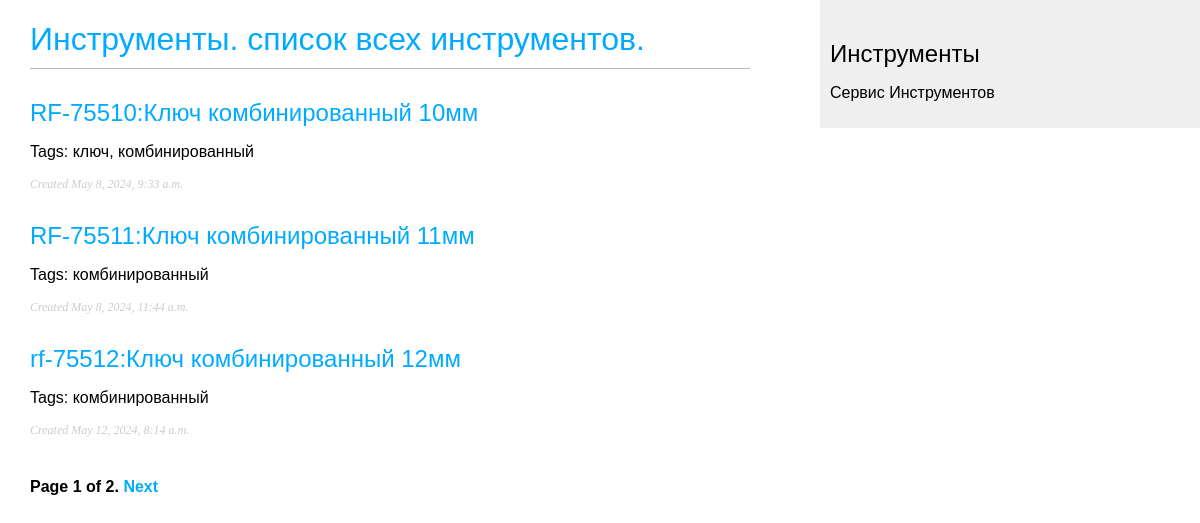
/store/, run on the app's committed database.
### store/models.py (models this page shows, shortened)
class Tool(models.Model):
    tags = TaggableManager()
    class Provider(models.TextChoices):
        TH_TOOLS = 'TH', 'th-tool.by'
        TT_TOOLS = 'TT', 'www.store.by'
        ARMTEK = 'AR', 'etp.armtek.by'
        HOREX = 'HR', 'gammatest.by'
        FORCE = 'FR', 'Force-Yato'
        STAB = 'ST', 'kubala.by'
    code = models.CharField(max_length=100)
    slug = models.SlugField(max_length=255, unique=True)
    brand = models.CharField(max_length=30, blank=True)
    name = models.CharField(max_length=255)
    description = models.TextField(blank=True, max_length=600)
    note = models.TextField(blank=True, max_length=600)
    created = models.DateTimeField(auto_now_add=True)
    updated = models.DateTimeField(auto_now=True)
    provider = models.CharField(max_length=2, choices=Provider.choices)
    class Meta:
        ordering = ['created']
    def get_absolute_url(self):
        return reverse('store:tool_detail',
                       args=[self.id])

### store/views.py (the view)
# urls.py: path('', views.ToolListView.as_view(), name='tool_list'),
class ToolListView(ListView):
    queryset = Tool.objects.all()
    context_object_name = 'tools'
    paginate_by = 3
    template_name = 'store/tool/list.html'

### store/templates/store/tool/list.html (shortened to what this page needs)
{% extends "store/base.html" %}
{% block content %}
    <h1>Инструменты. список всех инструментов.</h1>
        {% for tool in tools %}
            <h2>
            <a href="{{ tool.get_absolute_url }}">
                {{ tool.code }}:{{ tool.name }}
            </a>
            </h2>
            <p class="tags">Tags: {{ tool.tags.all|join:", " }}</p>
            <p class="date">
                Created {{ tool.created }}
            </p>
        {% endfor %}
        {% include "pagination.html" with page=page_obj %}
{% endblock %}

### store/templates/store/base.html (shortened to what this page needs)
{% load static %}
<!DOCTYPE html>
<html>
<head>
    <link href="{% static "css/store.css" %}" rel="stylesheet">
</head>
<body>
    <div id="content">
        {% block content %}
        {% endblock %}
    </div>
    <div id="sidebar">
        <h2>Инструменты</h2>
        <p>Сервис Инструментов</p>
    </div>
</body>
</html>

### store/templates/pagination.html (shortened to what this page needs)
<div class="pagination">
    <span class="step-links">
        <span class="current">
            Page {{ page.number }} of {{ page.paginator.num_pages }}.
        </span>
        {% if page.has_next %}
            <a href="?page={{ page.next_page_number }}">Next</a>
        {% endif %}
    </span>
</div>

### store/static/css/store.css (style rules this page uses)
body { margin:0; padding:0; font-family:helvetica, sans-serif; }
a { color:#00abff; text-decoration:none; }
h1 { font-weight:normal; border-bottom:1px solid #bbb; padding:0 0 10px 0; color:#00abff; }
h2 { font-weight:normal; margin:30px 0 0; }
#content { float:left; width:60%; padding:0 0 0 30px; }
#sidebar { float:right; width:30%; padding:10px; background:#efefef; height:100%; }
p.date { color:#ccc; font-family: georgia, serif; font-size: 12px; font-style: italic; }
.pagination { margin:40px 0; font-weight:bold; }

### data on the page
Tool: code "RF-75510", name "Ключ комбинированный 10мм", tags.all "ключ, комбинированный", created "May 8, 2024, 9:33 a.m."
Tool: code "RF-75511", name "Ключ комбинированный 11мм", tags.all "комбинированный", created "May 8, 2024, 11:44 a.m."
Tool: code "rf-75512", name "Ключ комбинированный 12мм", tags.all "комбинированный", created "May 12, 2024, 8:14 a.m."

### other printed values
{{ page.number }} "1"
{{ page.paginator.num_pages }} "2"
